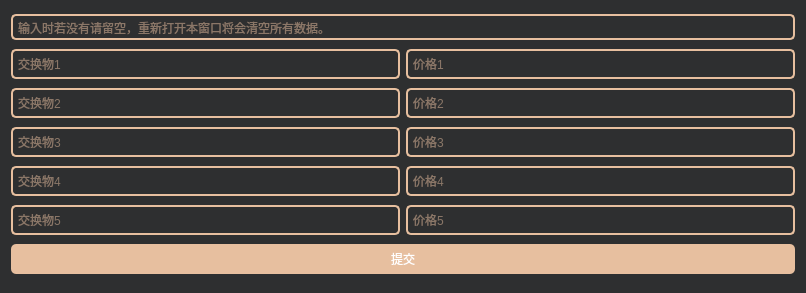
<?xml version="1.0" encoding="UTF-8"?>
<ui version="4.0">
 <class>npc_store_multi_exchange</class>
 <widget class="QDialog" name="npc_store_multi_exchange">
  <property name="geometry">
   <rect>
    <x>0</x>
    <y>0</y>
    <width>806</width>
    <height>293</height>
   </rect>
  </property>
  <property name="cursor">
   <cursorShape>CrossCursor</cursorShape>
  </property>
  <property name="windowTitle">
   <string>NPC商店编辑器</string>
  </property>
  <property name="styleSheet">
   <string notr="true">background-color: rgb(46,47,48);</string>
  </property>
  <layout class="QGridLayout" name="gridLayout">
   <item row="1" column="1">
    <widget class="QLineEdit" name="npt_store_multi_price_input_1">
     <property name="minimumSize">
      <size>
       <width>0</width>
       <height>30</height>
      </size>
     </property>
     <property name="cursor">
      <cursorShape>CrossCursor</cursorShape>
     </property>
     <property name="statusTip">
      <string>接受输入：所需求的交换物数量；编号：1</string>
     </property>
     <property name="whatsThis">
      <string>接受输入：所需求的交换物数量；编号：1</string>
     </property>
     <property name="styleSheet">
      <string notr="true">padding: 3px; border: 2px solid #E7BF9F; border-radius: 5px; color: #E7BF9F;</string>
     </property>
     <property name="placeholderText">
      <string>价格1</string>
     </property>
    </widget>
   </item>
   <item row="3" column="1">
    <widget class="QLineEdit" name="npt_store_multi_price_input_3">
     <property name="minimumSize">
      <size>
       <width>0</width>
       <height>30</height>
      </size>
     </property>
     <property name="cursor">
      <cursorShape>CrossCursor</cursorShape>
     </property>
     <property name="statusTip">
      <string>接受输入：所需求的交换物数量；编号：3</string>
     </property>
     <property name="whatsThis">
      <string>接受输入：所需求的交换物数量；编号：3</string>
     </property>
     <property name="accessibleName">
      <string/>
     </property>
     <property name="styleSheet">
      <string notr="true">padding: 3px; border: 2px solid #E7BF9F; border-radius: 5px; color: #E7BF9F;</string>
     </property>
     <property name="placeholderText">
      <string>价格3</string>
     </property>
    </widget>
   </item>
   <item row="5" column="0">
    <widget class="QLineEdit" name="npc_store_multi_exchanger_input_5">
     <property name="minimumSize">
      <size>
       <width>0</width>
       <height>30</height>
      </size>
     </property>
     <property name="cursor">
      <cursorShape>CrossCursor</cursorShape>
     </property>
     <property name="statusTip">
      <string>接受输入：交换物名称；编号：5</string>
     </property>
     <property name="whatsThis">
      <string>接受输入：交换物名称；编号：5</string>
     </property>
     <property name="styleSheet">
      <string notr="true">padding: 3px; border: 2px solid #E7BF9F; border-radius: 5px; color: #E7BF9F;</string>
     </property>
     <property name="placeholderText">
      <string>交换物5</string>
     </property>
    </widget>
   </item>
   <item row="4" column="1">
    <widget class="QLineEdit" name="npt_store_multi_price_input_4">
     <property name="minimumSize">
      <size>
       <width>0</width>
       <height>30</height>
      </size>
     </property>
     <property name="cursor">
      <cursorShape>CrossCursor</cursorShape>
     </property>
     <property name="statusTip">
      <string>接受输入：所需求的交换物数量；编号：4</string>
     </property>
     <property name="whatsThis">
      <string>接受输入：所需求的交换物数量；编号：4</string>
     </property>
     <property name="accessibleName">
      <string/>
     </property>
     <property name="styleSheet">
      <string notr="true">padding: 3px; border: 2px solid #E7BF9F; border-radius: 5px; color: #E7BF9F;</string>
     </property>
     <property name="placeholderText">
      <string>价格4</string>
     </property>
    </widget>
   </item>
   <item row="3" column="0">
    <widget class="QLineEdit" name="npc_store_multi_exchanger_input_3">
     <property name="minimumSize">
      <size>
       <width>0</width>
       <height>30</height>
      </size>
     </property>
     <property name="cursor">
      <cursorShape>CrossCursor</cursorShape>
     </property>
     <property name="statusTip">
      <string>接受输入：交换物名称；编号：3</string>
     </property>
     <property name="whatsThis">
      <string>接受输入：交换物名称；编号：3</string>
     </property>
     <property name="styleSheet">
      <string notr="true">padding: 3px; border: 2px solid #E7BF9F; border-radius: 5px; color: #E7BF9F;</string>
     </property>
     <property name="placeholderText">
      <string>交换物3</string>
     </property>
    </widget>
   </item>
   <item row="0" column="0" colspan="2">
    <widget class="QLineEdit" name="npc_store_multi_exchange_code_out">
     <property name="cursor">
      <cursorShape>CrossCursor</cursorShape>
     </property>
     <property name="statusTip">
      <string>代码输出将会显示在这里</string>
     </property>
     <property name="whatsThis">
      <string>代码输出将会显示在这里</string>
     </property>
     <property name="styleSheet">
      <string notr="true">padding: 3px; border: 2px solid #E7BF9F; border-radius: 5px; color: #E7BF9F;</string>
     </property>
     <property name="readOnly">
      <bool>true</bool>
     </property>
     <property name="placeholderText">
      <string>输入时若没有请留空，重新打开本窗口将会清空所有数据。</string>
     </property>
    </widget>
   </item>
   <item row="4" column="0">
    <widget class="QLineEdit" name="npc_store_multi_exchanger_input_4">
     <property name="minimumSize">
      <size>
       <width>0</width>
       <height>30</height>
      </size>
     </property>
     <property name="cursor">
      <cursorShape>CrossCursor</cursorShape>
     </property>
     <property name="statusTip">
      <string>接受输入：交换物名称；编号：4</string>
     </property>
     <property name="whatsThis">
      <string>接受输入：交换物名称；编号：4</string>
     </property>
     <property name="styleSheet">
      <string notr="true">padding: 3px; border: 2px solid #E7BF9F; border-radius: 5px; color: #E7BF9F;</string>
     </property>
     <property name="placeholderText">
      <string>交换物4</string>
     </property>
    </widget>
   </item>
   <item row="2" column="1">
    <widget class="QLineEdit" name="npt_store_multi_price_input_2">
     <property name="minimumSize">
      <size>
       <width>0</width>
       <height>30</height>
      </size>
     </property>
     <property name="cursor">
      <cursorShape>CrossCursor</cursorShape>
     </property>
     <property name="statusTip">
      <string>接受输入：所需求的交换物数量；编号：2</string>
     </property>
     <property name="whatsThis">
      <string>接受输入：所需求的交换物数量；编号：2</string>
     </property>
     <property name="accessibleName">
      <string/>
     </property>
     <property name="styleSheet">
      <string notr="true">padding: 3px; border: 2px solid #E7BF9F; border-radius: 5px; color: #E7BF9F;</string>
     </property>
     <property name="placeholderText">
      <string>价格2</string>
     </property>
    </widget>
   </item>
   <item row="2" column="0">
    <widget class="QLineEdit" name="npc_store_multi_exchanger_input_2">
     <property name="minimumSize">
      <size>
       <width>0</width>
       <height>30</height>
      </size>
     </property>
     <property name="cursor">
      <cursorShape>CrossCursor</cursorShape>
     </property>
     <property name="statusTip">
      <string>接受输入：交换物名称；编号：2</string>
     </property>
     <property name="whatsThis">
      <string>接受输入：交换物名称；编号：2</string>
     </property>
     <property name="styleSheet">
      <string notr="true">padding: 3px; border: 2px solid #E7BF9F; border-radius: 5px; color: #E7BF9F;</string>
     </property>
     <property name="placeholderText">
      <string>交换物2</string>
     </property>
    </widget>
   </item>
   <item row="1" column="0">
    <widget class="QLineEdit" name="npc_store_multi_exchanger_input_1">
     <property name="minimumSize">
      <size>
       <width>0</width>
       <height>30</height>
      </size>
     </property>
     <property name="cursor">
      <cursorShape>CrossCursor</cursorShape>
     </property>
     <property name="statusTip">
      <string>接受输入：交换物名称；编号：1</string>
     </property>
     <property name="whatsThis">
      <string>接受输入：交换物名称；编号：1</string>
     </property>
     <property name="styleSheet">
      <string notr="true">padding: 3px; border: 2px solid #E7BF9F; border-radius: 5px; color: #E7BF9F;</string>
     </property>
     <property name="placeholderText">
      <string>交换物1</string>
     </property>
    </widget>
   </item>
   <item row="5" column="1">
    <widget class="QLineEdit" name="npt_store_multi_price_input_5">
     <property name="minimumSize">
      <size>
       <width>0</width>
       <height>30</height>
      </size>
     </property>
     <property name="cursor">
      <cursorShape>CrossCursor</cursorShape>
     </property>
     <property name="statusTip">
      <string>接受输入：所需求的交换物数量；编号：5</string>
     </property>
     <property name="whatsThis">
      <string>接受输入：所需求的交换物数量；编号：5</string>
     </property>
     <property name="styleSheet">
      <string notr="true">padding: 3px; border: 2px solid #E7BF9F; border-radius: 5px; color: #E7BF9F;</string>
     </property>
     <property name="placeholderText">
      <string>价格5</string>
     </property>
    </widget>
   </item>
   <item row="6" column="0" colspan="2">
    <widget class="QPushButton" name="npc_gift_multi_price_submit">
     <property name="minimumSize">
      <size>
       <width>0</width>
       <height>30</height>
      </size>
     </property>
     <property name="styleSheet">
      <string notr="true">border-radius: 5px;
background-color: #E7BF9F;
color: rgb(255, 255, 255);
border: 6px;
padding: 5px;</string>
     </property>
     <property name="text">
      <string>提交</string>
     </property>
    </widget>
   </item>
  </layout>
 </widget>
 <resources/>
 <connections/>
</ui>
